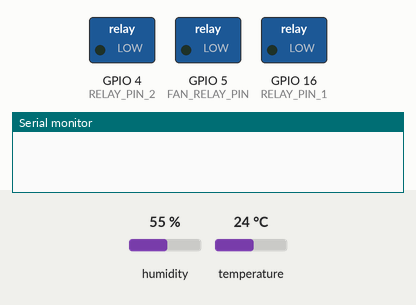
Recording of a sketch running on a simulated ESP8266 (NodeMCU). Shown: switched loads named in the sketch (green lamp = pin HIGH), the last lines printed to the serial monitor. Inputs (shaded band) come from the test bench; at power-on: humidity 55 %, temperature 24 °C. WiFi joins after 1.5 s; servers stay silent unless stated.

Above: at 3.0 s.
3.1 s: humidity set to 59 %
6.1 s: humidity set to 62 %
At 8.7 s:
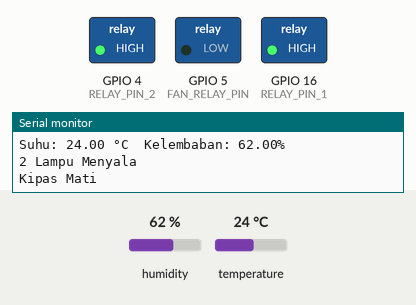
9.3 s: temperature set to 36.3 °C
12.3 s: temperature set to 37.3 °C
At 15.0 s:
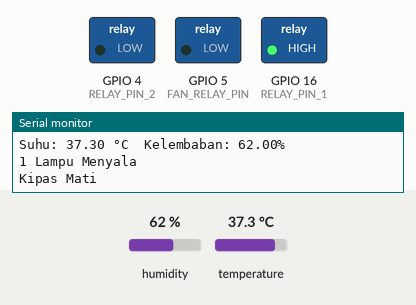
15.3 s: humidity set to 22 %
At 16.9 s:
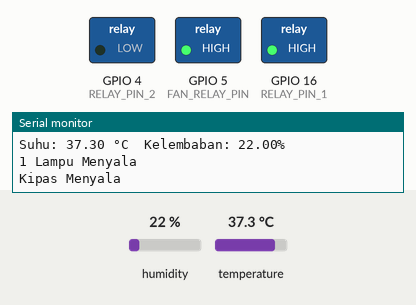
18.3 s: temperature set to 38.5 °C
21.3 s: temperature set to 39.6 °C
At 22.2 s:
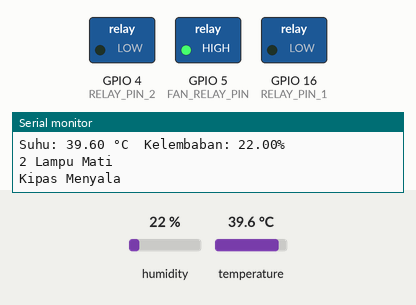
Timing chart, 0 to 24.3 s (numbered marks = the images above; inputs shaded):
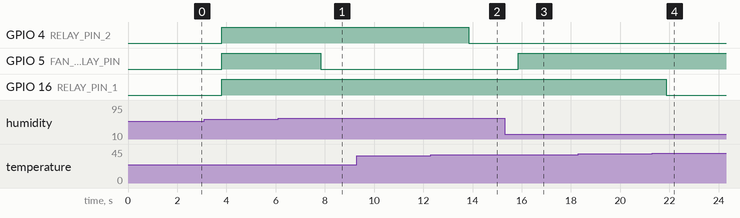

Measured:
- the behaviour switches between 60 and 61 % on humidity (found by bisection; images 0 and 1)
- the behaviour switches between 36.9 and 37 °C on temperature (found by bisection; images 1 and 2)
- the behaviour switches between 38.9 and 39 °C on temperature (found by bisection; images 3 and 4)
- after the input at 6.1 s, GPIO 5 (FAN_RELAY_PIN): HIGH → LOW after 1.7 s
- after the input at 12.3 s, GPIO 4 (RELAY_PIN_2): HIGH → LOW after 1.5 s
- after the input at 15.3 s, GPIO 5 (FAN_RELAY_PIN): LOW → HIGH after 0.55 s
- after the input at 21.3 s, GPIO 16 (RELAY_PIN_1): HIGH → LOW after 0.57 s

The sketch:

TubesPST.ino
```cpp
#include <ESP8266WiFi.h>
#include <BlynkSimpleEsp8266.h>
#include <DHT.h>

char auth[] = "6tW7gXgOFe-uPT5OJ_aop48Ti2P3-gAS";
char ssid[] = "Yon";
char pass[] = "qwertyuiop";

#define DHTPIN 14      // Pin data sensor DHT22 terhubung ke D1 pada NodeMCU
#define DHTTYPE DHT22 // Jenis sensor DHT yang digunakan

#define RELAY_PIN_1 16  // Pin yang mengendalikan relay lampu
#define RELAY_PIN_2 4 // Pin yang mengendalikan relay lampu 2
#define FAN_RELAY_PIN 5 // Pin yang mengendalikan relay kipas

DHT dht(DHTPIN, DHTTYPE);

void setup() {
  Serial.begin(115200);
  Blynk.begin(auth, ssid, pass, "blynk.cloud", 8080);
  pinMode(RELAY_PIN_1, OUTPUT);
  digitalWrite(RELAY_PIN_1, LOW); // Awalnya matikan lampu
  pinMode(RELAY_PIN_2, OUTPUT);
  digitalWrite(RELAY_PIN_2, LOW); // Awalnya matikan lampu 2
  pinMode(FAN_RELAY_PIN, OUTPUT);
  digitalWrite(FAN_RELAY_PIN, LOW); // Awalnya matikan relay kipas
  dht.begin();
}

void loop() {
  delay(2000); // Jeda antara pembacaan suhu dan kelembaban
  float suhu = dht.readTemperature(); // Baca suhu dari sensor
  float kelembaban = dht.readHumidity(); // Baca kelembaban dari sensor

  if (isnan(suhu) || isnan(kelembaban)) {
    Serial.println("Gagal membaca suhu atau kelembaban dari sensor DHT");
  } else {
    Serial.print("Suhu: ");
    Serial.print(suhu);
    Serial.print(" °C\t");
    Serial.print("Kelembaban: ");
    Serial.print(kelembaban);
    Serial.println("%");

    Blynk.virtualWrite(V1, suhu);
    Blynk.virtualWrite(V2, kelembaban);

    if (suhu >= 39.0) {
      // Jika suhu di atas atau sama dengan 39 derajat, matikan lampu 1 dan lampu 2
      digitalWrite(RELAY_PIN_1, LOW);
      digitalWrite(RELAY_PIN_2, LOW);
      Serial.println("2 Lampu Mati");
    } else if (suhu < 37.0) {
      // Jika suhu di bawah 37 derajat, nyalakan lampu 1 dan lampu 2
      digitalWrite(RELAY_PIN_1, HIGH);
      digitalWrite(RELAY_PIN_2, HIGH);
      Serial.println("2 Lampu Menyala");
    } else {
      // Jika suhu di antara 37 dan 39 derajat, nyalakan satu lampu
      digitalWrite(RELAY_PIN_1, HIGH);
      digitalWrite(RELAY_PIN_2, LOW);
      Serial.println("1 Lampu Menyala");
    }

    if (kelembaban <= 60) {
      // Jika kelembaban kurang dari atau sama dengan 60%, nyalakan kipas
      digitalWrite(FAN_RELAY_PIN, HIGH);
      Serial.println("Kipas Menyala");
    } else {
      // Jika kelembaban lebih dari 60%, matikan kipas
      digitalWrite(FAN_RELAY_PIN, LOW);
      Serial.println("Kipas Mati");
    }
  }
  Blynk.run();
}
```
